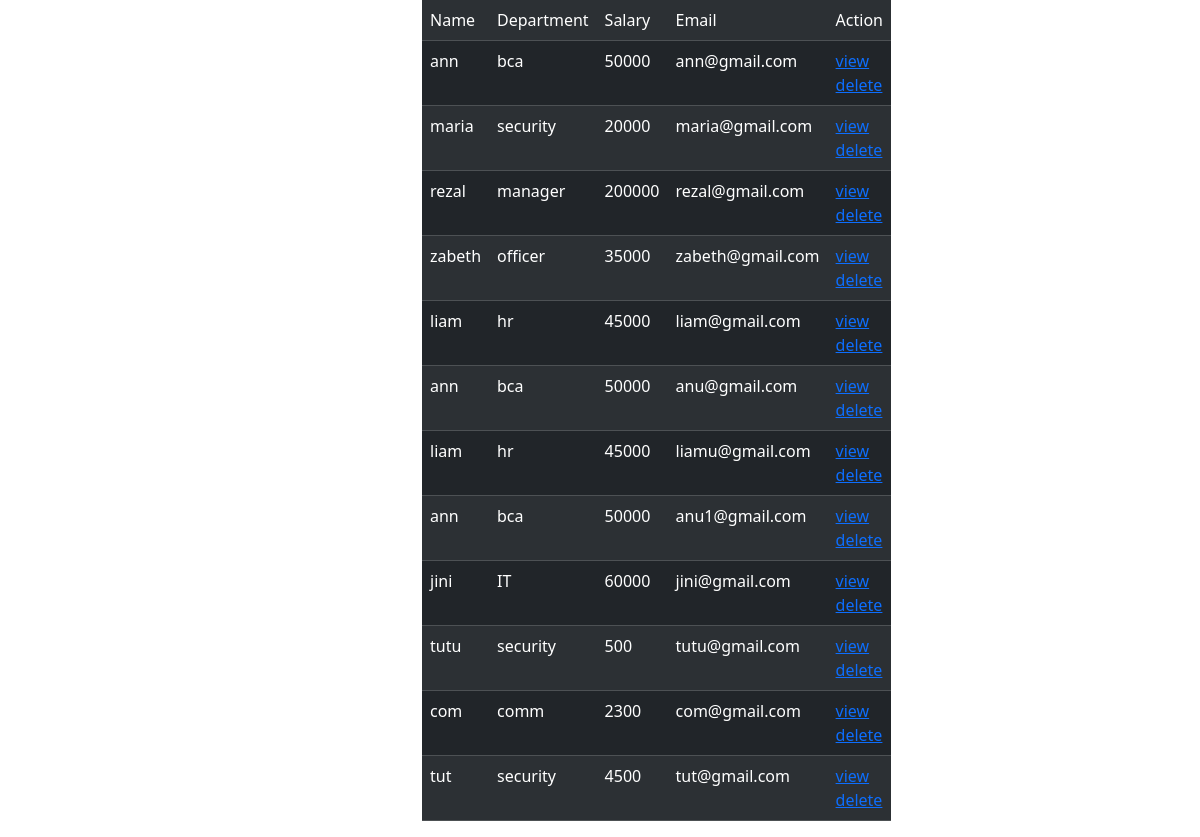
The page /employees/all on the database its author committed.
### crm/models.py (models this page shows)
class Employees(models.Model):
    name=models.CharField(max_length=200)
    department=models.CharField(max_length=200)
    salary=models.PositiveIntegerField()
    email=models.EmailField(unique=True)
    age=models.PositiveIntegerField()
    contact=models.CharField(max_length=10)
    def __str__(self):
        return self.name

### crm/views.py (the view)
# urls.py: path('employees/all',views.EmployeeListView.as_view(),name="emp-all"),
class EmployeeListView(View):
    def get(self,request,*args,**kwargs):
        qs=Employees.objects.all()
        return render(request,"emp_list.html",{"data":qs})

### crm/templates/emp_list.html (shortened to what this page needs)
<!DOCTYPE html>
<html lang="en">
<head>
    <link href="https://cdn.jsdelivr.net/npm/bootstrap@5.3.2/dist/css/bootstrap.min.css" rel="stylesheet">
</head>
<body>
    <div class="container">
        <div class="row">
            <div class="col-4"></div>
            <div class="col-4">
                <table class="table table-dark table-striped">
                    <tr>
                        <td>Name</td>
                        <td>Department</td>
                        <td>Salary</td>
                        <td>Email</td>
                        <td>Action</td>
                    </tr>
                    {%for emp in data%}
                    <tr>
                        <td>{{emp.name}}</td>
                        <td>{{emp.department}}</td>
                        <td>{{emp.salary}}</td>
                        <td>{{emp.email}}</td>
                        <td>
                            <a href="{%url 'emp-detail' emp.id%}">view</a>
                            <a href="{%url 'emp-delete' emp.id%}">delete</a>
                        </td>
                    </tr>
                    {%endfor%}
                </table>
            </div>
            <div class="col-2"></div>
        </div>
    </div>
</body>
</html>

### rows shown on the page
Employees: name "ann", department "bca", salary "50000", email "ann@gmail.com"
Employees: name "maria", department "security", salary "20000", email "maria@gmail.com"
Employees: name "rezal", department "manager", salary "200000", email "rezal@gmail.com"
Employees: name "zabeth", department "officer", salary "35000", email "zabeth@gmail.com"
Employees: name "liam", department "hr", salary "45000", email "liam@gmail.com"
Employees: name "ann", department "bca", salary "50000", email "anu@gmail.com"
Employees: name "liam", department "hr", salary "45000", email "liamu@gmail.com"
Employees: name "ann", department "bca", salary "50000", email "anu1@gmail.com"
Employees: name "jini", department "IT", salary "60000", email "jini@gmail.com"
Employees: name "tutu", department "security", salary "500", email "tutu@gmail.com"
Employees: name "com", department "comm", salary "2300", email "com@gmail.com"
Employees: name "tut", department "security", salary "4500", email "tut@gmail.com"
